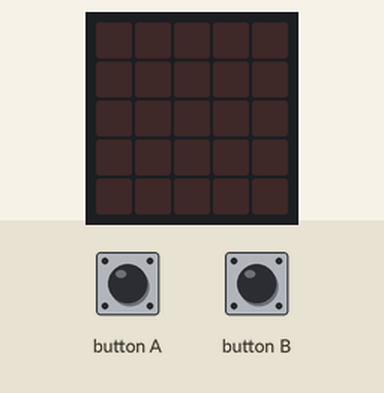
The program below on a simulated BBC micro:bit running MicroPython. Shown: the board's 5×5 LED display. Inputs (shaded band) come from the test bench. Dim RGB values are drawn brighter than linear.

Above: at 1.2 s.
1.3 s: button A pressed for 1 s
At 3.5 s:
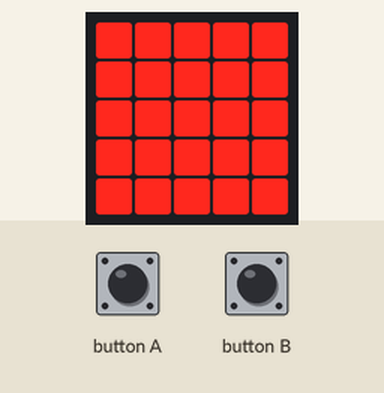
3.8 s: button B pressed for 3.2 s
At 8.1 s:
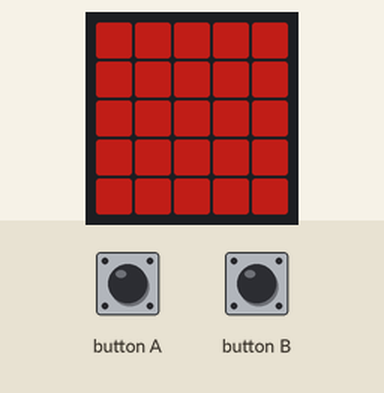
8.5 s: button A pressed for 0.15 s
At 9.2 s:
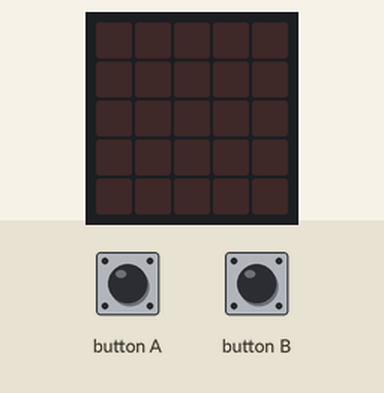
10.2 s: button A pressed for 3.2 s
At 10.5 s:
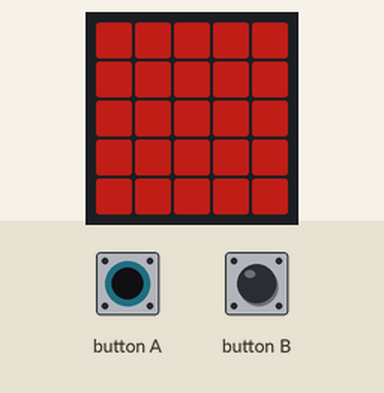
Timing chart, 0 to 13.2 s (numbered marks = the images above; inputs shaded):
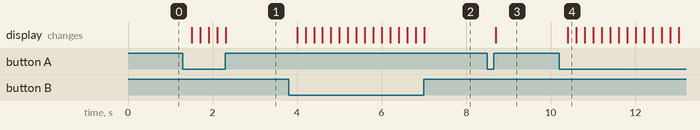

Measured:
- after the input at 1.3 s, the display: changes after 0.20 s (image 1)
- after the input at 3.8 s, the display: first changes after 0.20 s (image 2 shows a later state)
- after the input at 8.5 s, the display: changes after 0.20 s (image 3)
- after the input at 10.2 s, the display: changes after 0.20 s (image 4)

The program:

Flashlight.py
```python
# micro:bit Flashlight
# Button A turns the flashlight on / off
# Button B changes the brightness (0-9). Brightness will start at max (9)
#   and lower with each button press. When brightness is at 0, the next
#   press will reset the brightness to max (9)
# GenCyber Camp 2021
# Paul Hummel

from microbit import *

light_on = False                    # default light to off
brightness = 9                      # default to light at max brightness
flash_light = Image()               # create a blank image
flash_light.fill(brightness)        # fill blank image with brightness value

while True:
    if (button_a.is_pressed()) :    # wait for button press
        if (light_on) :             # set flashlight on or off
            light_on = False
        else :
            light_on = True
        sleep(200)                  # avoid button bounce

    if (button_b.is_pressed()) :    # change brightness
        brightness = brightness - 1
        if (brightness < 0) :       # if below 0, set to max
            brightness = 9
        flash_light.fill(brightness)
        sleep(200)                  # avoid button bounce

    if (light_on) :
        display.show(flash_light)   # turn on flashlight
    else :
        display.clear()             # turn flashlight off
```
